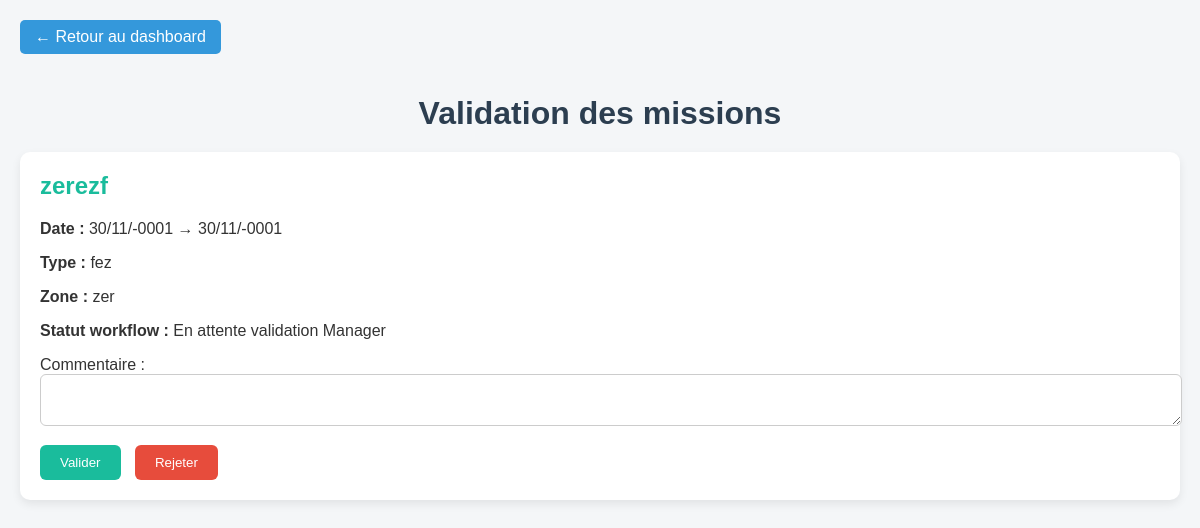
The app's page /valider_mission.php (signed in) with its own data.
### tables this page shows
CREATE TABLE `missions` (
  `id` int(11) NOT NULL,
  `titre` varchar(255) NOT NULL,
  `description` text NOT NULL,
  `type_mission` varchar(100) NOT NULL,
  `zone_mission` varchar(100) NOT NULL,
  `logistique` text DEFAULT NULL,
  `date_debut` date NOT NULL,
  `date_fin` date NOT NULL,
  `propose_par` int(11) NOT NULL,
  `statut` enum('En attente','En attente Manager','En attente validation DG','En cours','Lancée','Pris en charge par DF','Pris en charge par RH','Validée par DG','Rejetée') NOT NULL DEFAULT 'En attente',
  `montant_prevu` decimal(15,2) DEFAULT 0.00,
  `montant_utilise` decimal(15,2) DEFAULT 0.00,
  `manager_validation` tinyint(1) DEFAULT NULL,
  `dir_service_validation` tinyint(1) DEFAULT NULL,
  `dg_validation` tinyint(1) DEFAULT NULL,
  `lancement` tinyint(1) DEFAULT 0,
  `commentaire_manager` text DEFAULT NULL,
  `rh_preparer` tinyint(1) DEFAULT NULL,
  `df_validation` tinyint(4) DEFAULT NULL,
  `signature_manager` varchar(255) DEFAULT NULL,
  `commentaire_dir` text DEFAULT NULL,
  `signature_dir` varchar(255) DEFAULT NULL,
  `commentaire_dg` text DEFAULT NULL,
  `signature_dg` varchar(255) DEFAULT NULL,
  `commentaire_rh` text DEFAULT NULL,
  `df_valide` tinyint(1) DEFAULT 0,
  `commentaire_df` text DEFAULT NULL,
  `personnels` text DEFAULT NULL,
  `service_id` int(11) DEFAULT NULL,
  `date_proposition` datetime NOT NULL DEFAULT current_timestamp(),
  `df_preparer` tinyint(1) DEFAULT NULL,
  `dg_valide_final` tinyint(1) DEFAULT NULL
);

### valider_mission.php (the view, shortened to what this page needs)
<?php
require 'config.php';
$user = [
    'id'         => $_SESSION['user_id'],
    'role'       => (int)$_SESSION['role_id'],
    'nom'        => htmlspecialchars($_SESSION['user_nom']),
    'service_id' => $_SESSION['service_id'] ?? null,
];
function getWorkflowMessage(array $m): string {
    $manager    = (int)($m['manager_validation'] ?? 0);
    if($manager===0) return "En attente validation Manager";
    return "En attente validations précédentes";
}
function getCommentField(array $m, int $role): string {
    switch($role){
        case 2: return $m['commentaire_manager'] ?? '';
    }
}
function canUserAct(array $m, array $user): bool {
    $manager    = (int)($m['manager_validation'] ?? 0);
    switch($user['role']){
        case 2:
            return ($m['service_id']==$user['service_id']) && $manager===0;
    }
}
$where=[]; $params=[];
switch($user['role']){
    case 2: $where[]='service_id=:sid AND (manager_validation IS NULL OR manager_validation=0)'; $params[':sid']=$user['service_id']; break;
}
$whereSql = $where? 'WHERE '.implode(' AND ',$where) : '';
$sql = "SELECT * FROM missions $whereSql ORDER BY date_debut DESC";
$stmt = $pdo->prepare($sql);
$stmt->execute($params);
$missions = $stmt->fetchAll(PDO::FETCH_ASSOC);
?>
<!DOCTYPE html>
<html lang="fr">
<head>
</head>
<body>
<a href="dashboard.php" class="return-btn">&larr; Retour au dashboard</a>
<h1>Validation des missions</h1>
<?php if(empty($missions)): ?>
<p>Aucune mission à valider pour le moment.</p>
<?php else: ?>
<?php foreach($missions as $m): ?>
<div class="mission">
    <h2><?= htmlspecialchars($m['titre'] ?? '') ?></h2>
    <p><strong>Date :</strong> <?= isset($m['date_debut'])?date("d/m/Y",strtotime($m['date_debut'])):'-' ?> → <?= isset($m['date_fin'])?date("d/m/Y",strtotime($m['date_fin'])):'-' ?></p>
    <p><strong>Type :</strong> <?= htmlspecialchars($m['type_mission'] ?? '-') ?></p>
    <p><strong>Zone :</strong> <?= htmlspecialchars($m['zone_mission'] ?? '-') ?></p>
    <p><strong>Statut workflow :</strong> <?= getWorkflowMessage($m) ?></p>
    <?php if(canUserAct($m,$user)): ?>
        <?php if($user['role']!==4 || (int)($m['df_valide']??0)===0): ?>
            <form method="POST">
                <label>Commentaire :</label><br>
                <textarea name="commentaire"><?= htmlspecialchars(getCommentField($m,$user['role'])) ?></textarea><br>
                <button type="submit" name="action" value="valider" class="valider">Valider</button>
                <button type="submit" name="action" value="rejeter" class="rejeter">Rejeter</button>
            </form>
        <?php endif; ?>
    <?php endif; ?>
</div>
<?php endforeach; ?>
<?php endif; ?>
</body>
</html>

### valider_mission.php (style rules this page uses)
body { font-family:Arial;margin:20px;background:#f4f6f8;color:#333; }
h1 { text-align:center;color:#2c3e50;margin-bottom:20px; }
.return-btn { display:inline-block;margin-bottom:20px;padding:8px 15px;background:#3498db;color:#fff;text-decoration:none;border-radius:5px; }
.mission { background:#fff;padding:20px;margin-bottom:20px;border-radius:10px;box-shadow:0 4px 10px rgba(0,0,0,0.08); }
.mission h2 { color:#1abc9c;margin-top:0; }
form textarea { width:100%;padding:10px;margin-bottom:15px;border:1px solid #ccc;border-radius:6px;resize:vertical; }
button.valider { background:#1abc9c; }
button.rejeter { background:#e74c3c; }
button { color:#fff;padding:10px 20px;border:none;border-radius:6px;cursor:pointer;margin-right:10px; }

### records on screen
missions: titre "zerezf", date_debut "30/11/-0001", date_fin "30/11/-0001", type_mission "fez", zone_mission "zer", manager_validation "En attente validation Manager"
